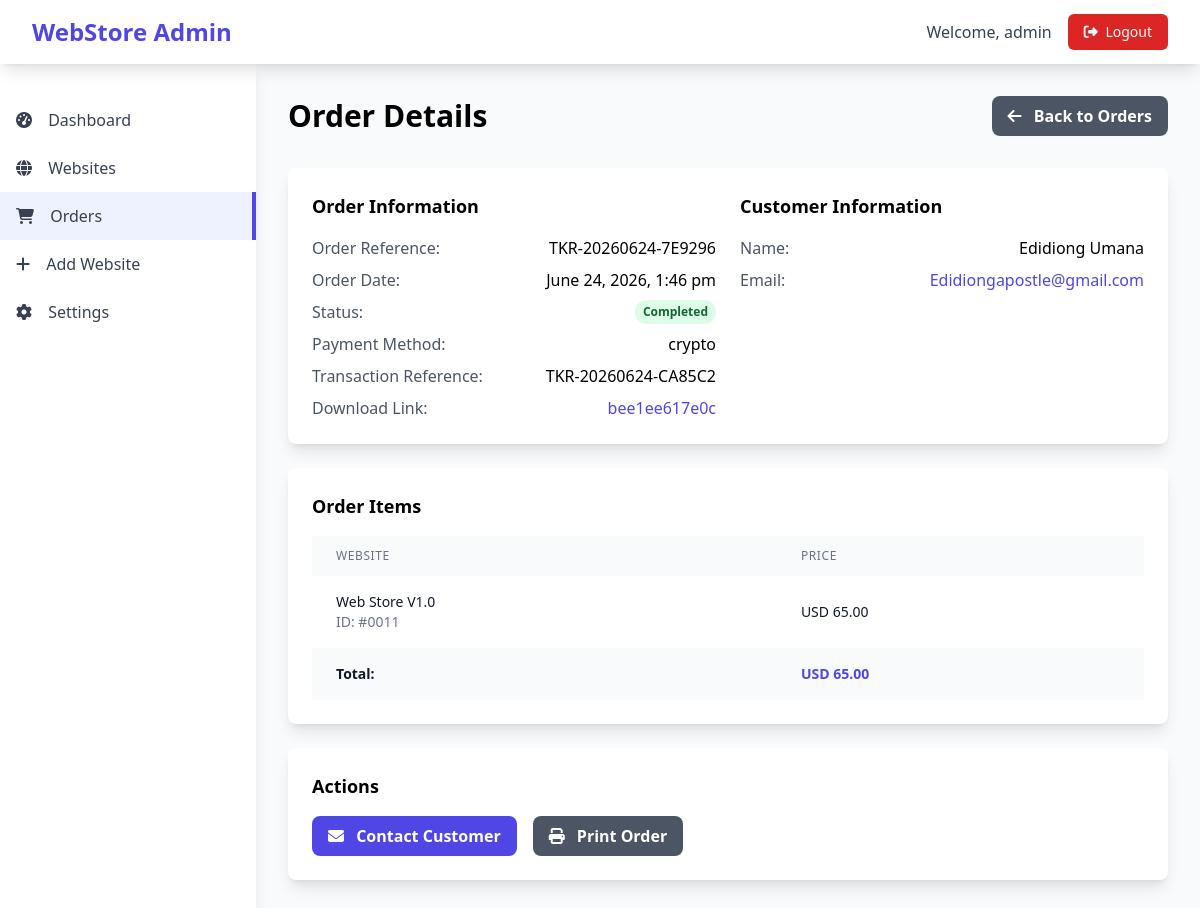
/admin/view_order.php?id=12 (signed in), run on the app's committed database.
### tables this page shows
CREATE TABLE "orders" (
        id INTEGER PRIMARY KEY AUTOINCREMENT,
        order_reference TEXT UNIQUE,
        customer_name TEXT NOT NULL,
        customer_email TEXT NOT NULL,
        customer_phone TEXT,
        total_amount REAL NOT NULL,
        status TEXT DEFAULT 'pending' CHECK(status IN ('pending', 'awaiting_verification', 'completed', 'cancelled')),
        payment_method TEXT,
        transaction_id TEXT,
        notes TEXT,
        download_token TEXT,
        download_count INTEGER DEFAULT 0,
        transaction_reference TEXT,
        payment_screenshot TEXT,
        anonymous_checkout INTEGER DEFAULT 0,
        created_at DATETIME DEFAULT CURRENT_TIMESTAMP,
        updated_at DATETIME DEFAULT CURRENT_TIMESTAMP
    );

CREATE TABLE order_items (
            id INTEGER PRIMARY KEY AUTOINCREMENT,
            order_id INTEGER NOT NULL,
            website_id INTEGER NOT NULL,
            price REAL NOT NULL,
            title TEXT NOT NULL,
            FOREIGN KEY (order_id) REFERENCES orders(id) ON DELETE CASCADE,
            FOREIGN KEY (website_id) REFERENCES websites(id) ON DELETE CASCADE
        );

### functions.php (called while the page is built, shortened)
<?php
function formatPrice($price) {
    return CURRENCY . ' ' . number_format($price, 2);
}
?>

### admin/view_order.php (the view, shortened to what this page needs)
<?php
require_once '../config.php';
require_once '../functions.php';
$order_id = isset($_GET['id']) ? (int)$_GET['id'] : 0;
$stmt = $conn->prepare("SELECT * FROM orders WHERE id = ?");
$stmt->execute([$order_id]);
$order = $stmt->fetch();
$stmt = $conn->prepare("SELECT * FROM order_items WHERE order_id = ?");
$stmt->execute([$order_id]);
$order_items = $stmt->fetchAll();
?>
<!DOCTYPE html>
<html lang="en">
<head>
    <script src="https://cdn.tailwindcss.com"></script>
    <link rel="stylesheet" href="https://cdnjs.cloudflare.com/ajax/libs/font-awesome/6.4.0/css/all.min.css">
</head>
<body class="bg-gray-50">
    <nav class="bg-white shadow-lg fixed top-0 left-0 right-0 z-50">
        <div class="max-w-7xl mx-auto px-4 sm:px-6 lg:px-8">
            <div class="flex justify-between h-16">
                <div class="flex items-center">
                    <h1 class="text-xl sm:text-2xl font-bold text-indigo-600">WebStore Admin</h1>
                </div>
                <div class="flex items-center space-x-2 sm:space-x-4">
                    <span class="hidden sm:inline text-gray-700">Welcome, <?php echo htmlspecialchars($_SESSION['admin_username']); ?></span>
                    <a href="logout.php" class="bg-red-600 text-white px-3 py-2 sm:px-4 rounded-md text-sm font-medium hover:bg-red-700">
                        <i class="fas fa-sign-out-alt mr-1"></i>
                        <span class="hidden sm:inline">Logout</span>
                    </a>
                </div>
            </div>
        </div>
    </nav>
    <div class="flex pt-16">
        <aside id="sidebar" class="fixed lg:static inset-y-0 left-0 z-40 w-64 bg-white shadow-lg min-h-screen transform -translate-x-full lg:translate-x-0 transition-transform duration-300 ease-in-out pt-16 lg:pt-0">
            <nav class="mt-8">
                <a href="dashboard.php" class="block px-4 py-3 text-gray-700 hover:bg-gray-50">
                    <i class="fas fa-tachometer-alt mr-3"></i>
                    Dashboard
                </a>
                <a href="websites.php" class="block px-4 py-3 text-gray-700 hover:bg-gray-50">
                    <i class="fas fa-globe mr-3"></i>
                    Websites
                </a>
                <a href="orders.php" class="block px-4 py-3 text-gray-700 bg-indigo-50 border-r-4 border-indigo-600">
                    <i class="fas fa-shopping-cart mr-3"></i>
                    Orders
                </a>
                <a href="add_website.php" class="block px-4 py-3 text-gray-700 hover:bg-gray-50">
                    <i class="fas fa-plus mr-3"></i>
                    Add Website
                </a>
                <a href="settings.php" class="block px-4 py-3 text-gray-700 hover:bg-gray-50">
                    <i class="fas fa-cog mr-3"></i>
                    Settings
                </a>
            </nav>
        </aside>
        <main class="flex-1 p-4 sm:p-6 lg:p-8 w-full">
            <div class="flex justify-between items-center mb-8">
                <h2 class="text-3xl font-bold">Order Details</h2>
                <a href="orders.php" class="bg-gray-600 text-white px-4 py-2 rounded-lg font-semibold hover:bg-gray-700 transition">
                    <i class="fas fa-arrow-left mr-2"></i>
                    Back to Orders
                </a>
            </div>
            <div class="bg-white rounded-lg shadow-lg p-6 mb-6">
                <div class="grid grid-cols-1 md:grid-cols-2 gap-6">
                    <div>
                        <h3 class="text-lg font-semibold mb-4">Order Information</h3>
                        <div class="space-y-2">
                            <div class="flex justify-between">
                                <span class="text-gray-600">Order Reference:</span>
                                <span class="font-medium"><?php echo htmlspecialchars($order['order_reference'] ?? '#' . str_pad($order['id'], 6, '0', STR_PAD_LEFT)); ?></span>
                            </div>
                            <div class="flex justify-between">
                                <span class="text-gray-600">Order Date:</span>
                                <span class="font-medium"><?php echo date('F j, Y, g:i a', strtotime($order['created_at'])); ?></span>
                            </div>
                            <div class="flex justify-between">
                                <span class="text-gray-600">Status:</span>
                                <span class="px-2 py-1 rounded-full text-xs font-semibold <?php echo $order['status'] === 'completed' ? 'bg-green-100 text-green-800' : ($order['status'] === 'pending' ? 'bg-yellow-100 text-yellow-800' : ($order['status'] === 'awaiting_verification' ? 'bg-blue-100 text-blue-800' : 'bg-red-100 text-red-800')); ?>">
                                    <?php echo ucfirst(str_replace('_', ' ', $order['status'])); ?>
                                </span>
                            </div>
                            <?php if ($order['payment_method']): ?>
                                <div class="flex justify-between">
                                    <span class="text-gray-600">Payment Method:</span>
                                    <span class="font-medium"><?php echo htmlspecialchars($order['payment_method']); ?></span>
                                </div>
                            <?php endif; ?>
                            <?php if ($order['transaction_reference']): ?>
                                <div class="flex justify-between">
                                    <span class="text-gray-600">Transaction Reference:</span>
                                    <span class="font-medium"><?php echo htmlspecialchars($order['transaction_reference']); ?></span>
                                </div>
                            <?php endif; ?>
                            <?php if ($order['download_token']): ?>
                                <div class="flex justify-between">
                                    <span class="text-gray-600">Download Link:</span>
                                    <span class="font-medium text-indigo-600">
                                        <a href="<?php echo SITE_URL; ?>/download.php?token=<?php echo htmlspecialchars($order['download_token']); ?>" target="_blank">
                                            <?php echo htmlspecialchars($order['download_token']); ?>
                                        </a>
                                    </span>
                                </div>
                            <?php endif; ?>
                        </div>
                    </div>
                    <div>
                        <h3 class="text-lg font-semibold mb-4">Customer Information</h3>
                        <div class="space-y-2">
                            <div class="flex justify-between">
                                <span class="text-gray-600">Name:</span>
                                <span class="font-medium">
                                    <?php echo !empty($order['customer_name']) ? htmlspecialchars($order['customer_name']) : 'Anonymous Customer'; ?>
                                </span>
                            </div>
                            <div class="flex justify-between">
                                <span class="text-gray-600">Email:</span>
                                <?php if (!empty($order['customer_email']) && $order['customer_email'] !== 'anonymous@webstore.com'): ?>
                                    <a href="mailto:<?php echo htmlspecialchars($order['customer_email']); ?>" class="font-medium text-indigo-600 hover:text-indigo-800">
                                        <?php echo htmlspecialchars($order['customer_email']); ?>
                                    </a>
                                <?php else: ?>
                                    <span class="font-medium text-gray-500">Not provided</span>
                                <?php endif; ?>
                            </div>
                        </div>
                    </div>
                </div>
            </div>
            <div class="bg-white rounded-lg shadow-lg p-6 mb-6">
                <h3 class="text-lg font-semibold mb-4">Order Items</h3>
                <div class="overflow-x-auto">
                    <table class="w-full">
                        <thead class="bg-gray-50">
                            <tr>
                                <th class="px-6 py-3 text-left text-xs font-medium text-gray-500 uppercase tracking-wider">Website</th>
                                <th class="px-6 py-3 text-left text-xs font-medium text-gray-500 uppercase tracking-wider">Price</th>
                            </tr>
                        </thead>
                        <tbody class="bg-white divide-y divide-gray-200">
                            <?php foreach ($order_items as $item): ?>
                                <tr>
                                    <td class="px-6 py-4">
                                        <div class="text-sm font-medium text-gray-900"><?php echo htmlspecialchars($item['title']); ?></div>
                                        <div class="text-sm text-gray-500">ID: #<?php echo str_pad($item['website_id'], 4, '0', STR_PAD_LEFT); ?></div>
                                    </td>
                                    <td class="px-6 py-4 whitespace-nowrap text-sm font-medium text-gray-900">
                                        <?php echo formatPrice($item['price']); ?>
                                    </td>
                                </tr>
                            <?php endforeach; ?>
                        </tbody>
                        <tfoot class="bg-gray-50">
                            <tr>
                                <td class="px-6 py-4 text-sm font-semibold text-gray-900">Total:</td>
                                <td class="px-6 py-4 text-sm font-bold text-indigo-600">
                                    <?php echo formatPrice($order['total_amount']); ?>
                                </td>
                            </tr>
                        </tfoot>
                    </table>
                </div>
            </div>
            <div class="bg-white rounded-lg shadow-lg p-6">
                <h3 class="text-lg font-semibold mb-4">Actions</h3>
                <div class="flex flex-wrap gap-4">
                    <a href="mailto:<?php echo htmlspecialchars($order['customer_email']); ?>" class="bg-indigo-600 text-white px-4 py-2 rounded-lg font-semibold hover:bg-indigo-700 transition">
                        <i class="fas fa-envelope mr-2"></i>
                        Contact Customer
                    </a>
                    <button onclick="window.print()" class="bg-gray-600 text-white px-4 py-2 rounded-lg font-semibold hover:bg-gray-700 transition">
                        <i class="fas fa-print mr-2"></i>
                        Print Order
                    </button>
                </div>
            </div>
        </main>
    </div>
</body>
</html>

### data on the page
orders: order_reference "TKR-20260624-7E9296", created_at "June 24, 2026, 1:46 pm", status "Completed", payment_method "crypto", transaction_reference "TKR-20260624-CA85C2", download_token "bee1ee617e0c", customer_name "Edidiong Umana", customer_email "Edidiongapostle@gmail.com", total_amount "USD 65.00"
order_items: title "Web Store V1.0", website "0011", price "USD 65.00"

### other printed values
$_SESSION['admin_username'] "admin"
